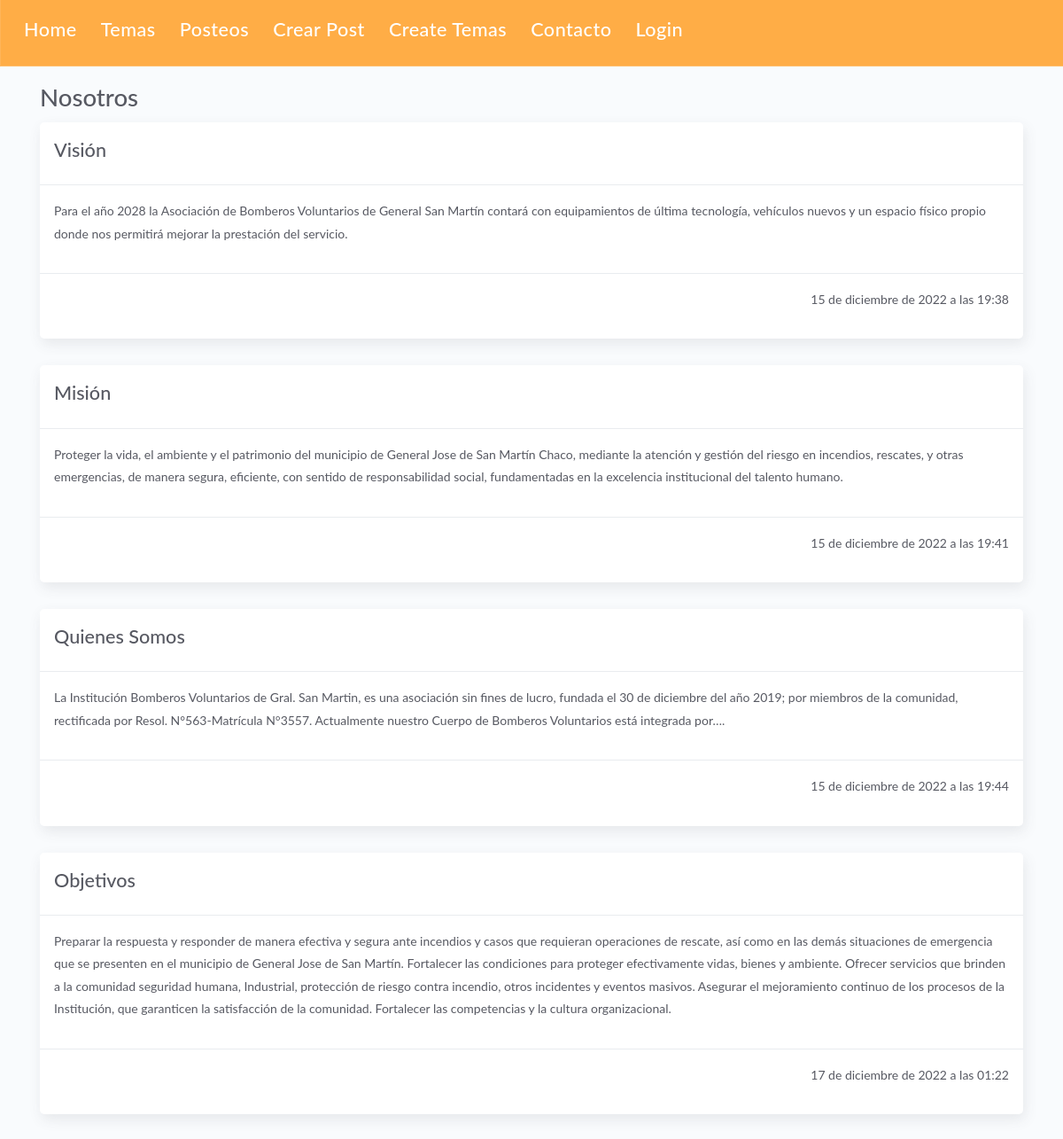
The app's page /projects/2 with its own data.
### apps/models.py (models this page shows, shortened)
class Project(models.Model):
    name = models.CharField(max_length=200)
    def __str__(self):
        return self.name

class Task(models.Model):
    tittle =  models.CharField(max_length=200)
    description = models.TextField(max_length=500, blank=False, null=False)
    project = models.ForeignKey(Project, on_delete=models.CASCADE)
    done = models.BooleanField(default=True)
    fecha_creacion = models.DateTimeField( auto_now_add = True)

### apps/views.py (the view)
# urls.py: path('projects/<int:id>', views.project_detail, name="project_detail"),
def project_detail(request, id):
    project = get_object_or_404(Project, id=id)
    tasks = Task.objects.filter(project_id=id)
    return render(request, 'projects/detail.html', {
        'project': project,
        'tasks': tasks
    })

### apps/templates/projects/detail.html
{% extends 'layouts/base.html' %}
{% block content %}
<h1>{{project}}</h1>
{% for task in tasks %}
<div class="card">
    <div class="modal-header">
        <b><h2>{{task.tittle}}</h2></b>
    </div>
    <div class="modal-body">
        <p>{{task.description}}</p>
    </div>
    <div class="modal-footer">
        <p>{{task.fecha_creacion}}</p>
    </div>
</div>
{% endfor %}
{% endblock %}

### records on screen
Project: name "Nosotros"
Task: tittle "Visión", description "Para el año 2028 la Asociación de Bomberos Voluntarios de General San Martín contará con equipamientos de última tecnología, vehículos nuevos y un espacio físico propio donde nos permitirá mejorar la prestación del servicio.", fecha_creacion "15 de diciembre de 2022 a las 19:38"
Task: tittle "Misión", description "Proteger la vida, el ambiente y el patrimonio del municipio de General Jose de San Martín Chaco, mediante la atención y gestión del riesgo en incendios, rescates, y otras emergencias, de manera segura, eficiente, con sentido de responsabilidad social, fundamentadas en la excelencia institucional del talento humano.", fecha_creacion "15 de diciembre de 2022 a las 19:41"
Task: tittle "Quienes Somos", description "La Institución Bomberos Voluntarios de Gral. San Martin, es una asociación sin fines de lucro, fundada el 30 de diciembre del año 2019; por miembros de la comunidad, rectificada por Resol. N°563-Matrícula N°3557. Actualmente nuestro Cuerpo de Bomberos Voluntarios está integrada por….", fecha_creacion "15 de diciembre de 2022 a las 19:44"
Task: tittle "Objetivos", description "Preparar la respuesta y responder de manera efectiva y segura ante incendios y casos que requieran operaciones de rescate, así como en las demás situaciones de emergencia que se presenten en el municipio de General Jose de San Martín. Fortalecer las condiciones para proteger efectivamente vidas, bienes y ambiente. Ofrecer servicios que brinden a la comunidad seguridad humana, Industrial, protección de riesgo contra incendio, otros incidentes y eventos masivos. Asegurar el mejoramiento continuo de los procesos de la Institución, que garanticen la satisfacción de la comunidad. Fortalecer las competencias y la cultura organizacional.", fecha_creacion "17 de diciembre de 2022 a las 01:22"
